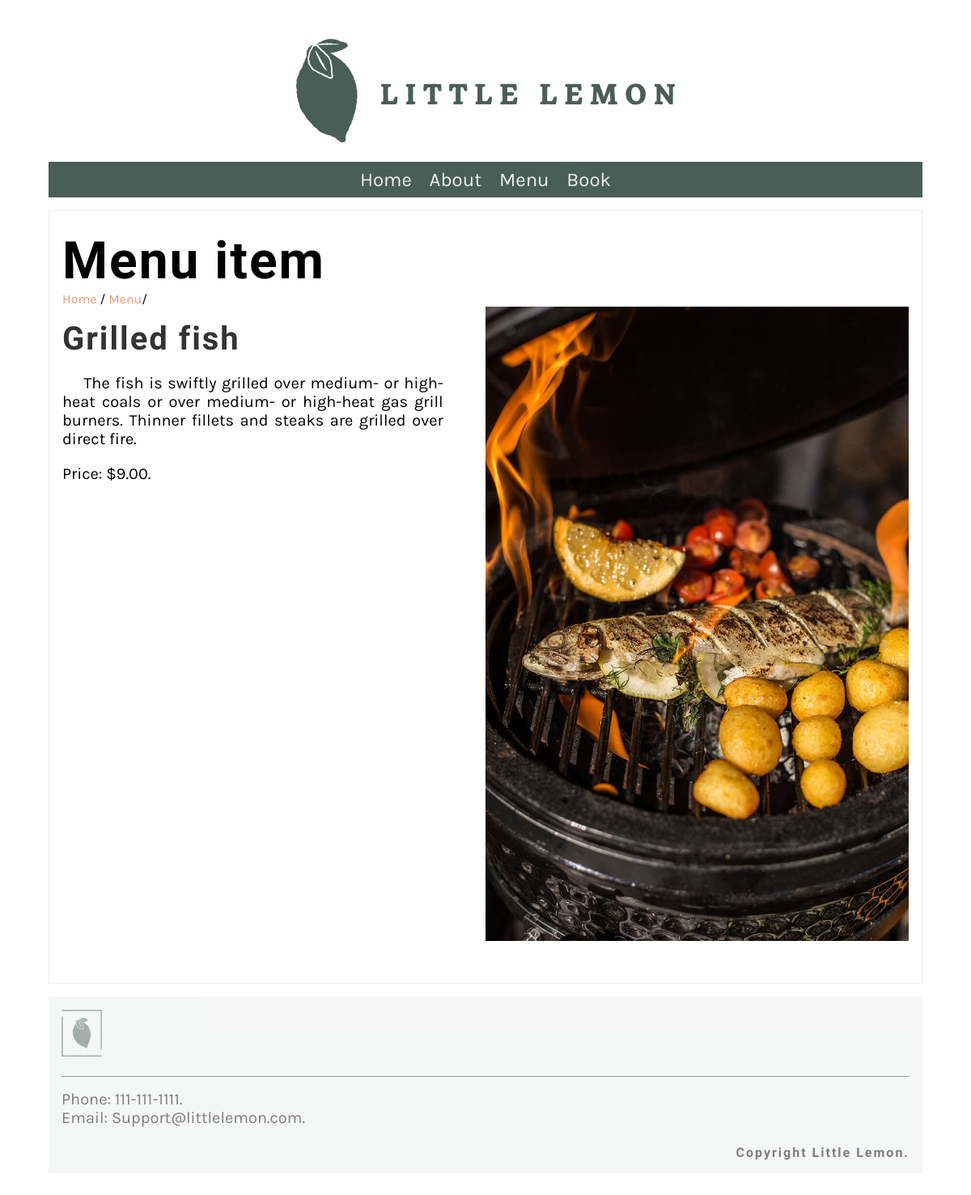
Page /menu_item/2/ on the committed database.
### restaurant/models.py (models this page shows, shortened)
class MenuItem(models.Model):
    name = models.CharField(max_length=200, default='NA')
    price = models.IntegerField()
    description = models.TextField(max_length=1000, default='No Description')
    category = models.ForeignKey(Category, on_delete= models.PROTECT)

### restaurant/views.py (the view)
# urls.py: path('menu_item/<int:pk>/', views.display_items, name= 'menu_item'),
def display_items(request, pk = None):
    if pk:
        item = MenuItem.objects.get( pk = pk)
    else:
        item = ''
    item_data = { 'item': item}
    return render(request, 'menu_item.html', item_data)

### templates/menu_item.html
{% extends 'base.html' %}
{% load static %}
{% block content %}
<section>
   <article>
      <h1>Menu item</h1>
      <span>
         <a href="{% url 'home' %}">Home</a> /
         <a href="{% url 'menu' %}">Menu</a>/
      </span>
      <div class="row">
         <div class="column">
            <h2>
               {{item.name}}
            </h2>
            <p style="text-align: justify; margin-right: 10%;">
               &nbsp; &nbsp; {{item.description}}
            </p>
            <p>
               Price: ${{item.price}}.00.
            </p>
         </div>
         <div class="column">
            <img  src=" {% static 'img/menu_items/'%}{{item.name}}.jpg " alt="{{ item.name}}" />
         </div>
      </div>
   </article>
</section>
{% endblock %}

### restaurant/static/css/style.css (style rules this page uses)
body { font-family: 'Karla', sans-serif; margin-top: 3rem; margin-bottom: 3rem; margin-left: 5%; margin-right: 5%; }
h1, h2, h3, h4, h5, h6 { font-family: 'Markazi Text', serif; letter-spacing: 2px;; }
h1 { font-size: 4rem; margin-top: 1.5rem; margin-bottom: 0; }
h2 { font-size: 2.5rem; color: #333333; margin:1rem 0; }
p, ul { font-size: 1.25rem;; }
a { color: #EE9972; text-decoration: none; }
section { display: flex; gap: 2rem 1rem; margin-top: 1rem; margin-bottom: 1rem; flex-direction: row; }
article { flex:1; }
article img { max-width: 100%; }
main article { border: 1px solid #EDEFEE; padding-left: 1rem; padding-right: 1rem; }
.row { display: flex; flex-direction: row; width: 100%; padding-bottom: 1rem; }
.column { flex-basis: 50%; margin-bottom: 1rem; padding-bottom: 1rem; }

### rows in the picture
MenuItem: name "Grilled fish", description "The fish is swiftly grilled over medium- or high-heat coals or over medium- or high-heat gas grill burners. Thinner fillets and steaks are grilled over direct fire.", price "9", name (picture)
